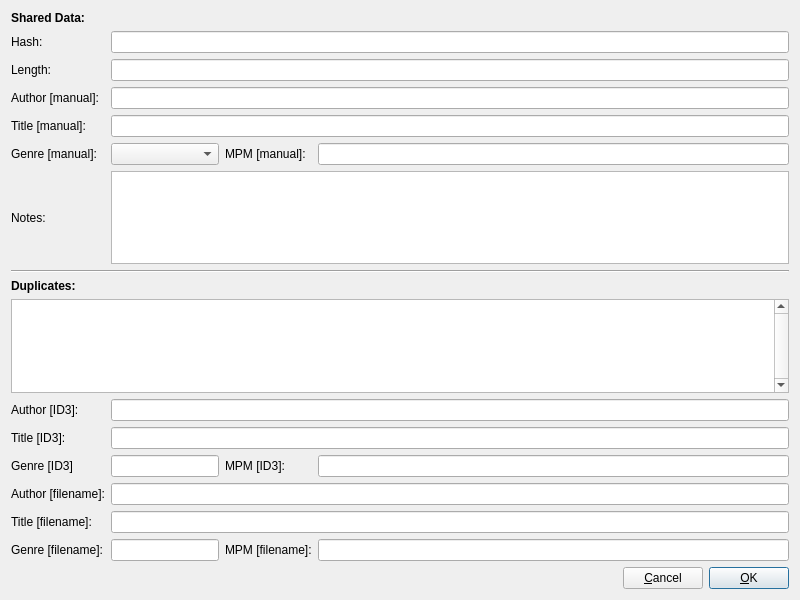
<?xml version="1.0" encoding="UTF-8"?>
<ui version="4.0">
 <class>DlgSongProperties</class>
 <widget class="QDialog" name="DlgSongProperties">
  <property name="geometry">
   <rect>
    <x>0</x>
    <y>0</y>
    <width>800</width>
    <height>600</height>
   </rect>
  </property>
  <property name="windowTitle">
   <string>SkauTan: Song properties</string>
  </property>
  <layout class="QVBoxLayout" name="verticalLayout">
   <item>
    <layout class="QGridLayout" name="gridLayout">
     <item row="1" column="0">
      <widget class="QLabel" name="label_2">
       <property name="text">
        <string>Hash:</string>
       </property>
      </widget>
     </item>
     <item row="1" column="1" colspan="3">
      <widget class="QLineEdit" name="leHash">
       <property name="readOnly">
        <bool>true</bool>
       </property>
      </widget>
     </item>
     <item row="9" column="0" colspan="4">
      <widget class="QLabel" name="label_17">
       <property name="font">
        <font>
         <weight>75</weight>
         <bold>true</bold>
        </font>
       </property>
       <property name="text">
        <string>Duplicates:</string>
       </property>
      </widget>
     </item>
     <item row="10" column="0" colspan="4">
      <widget class="QListWidget" name="lwDuplicates">
       <property name="contextMenuPolicy">
        <enum>Qt::ActionsContextMenu</enum>
       </property>
       <property name="verticalScrollBarPolicy">
        <enum>Qt::ScrollBarAlwaysOn</enum>
       </property>
       <property name="editTriggers">
        <set>QAbstractItemView::NoEditTriggers</set>
       </property>
       <property name="horizontalScrollMode">
        <enum>QAbstractItemView::ScrollPerPixel</enum>
       </property>
      </widget>
     </item>
     <item row="7" column="0">
      <widget class="QLabel" name="label_16">
       <property name="text">
        <string>Notes:</string>
       </property>
      </widget>
     </item>
     <item row="7" column="1" colspan="3">
      <widget class="QPlainTextEdit" name="pteNotes"/>
     </item>
     <item row="4" column="0">
      <widget class="QLabel" name="label_4">
       <property name="text">
        <string>Author [manual]:</string>
       </property>
      </widget>
     </item>
     <item row="4" column="1" colspan="3">
      <widget class="QLineEdit" name="leManualAuthor"/>
     </item>
     <item row="5" column="0">
      <widget class="QLabel" name="label_5">
       <property name="text">
        <string>Title [manual]:</string>
       </property>
      </widget>
     </item>
     <item row="3" column="0">
      <widget class="QLabel" name="label_3">
       <property name="text">
        <string>Length:</string>
       </property>
      </widget>
     </item>
     <item row="3" column="1" colspan="3">
      <widget class="QLineEdit" name="leLength">
       <property name="readOnly">
        <bool>true</bool>
       </property>
      </widget>
     </item>
     <item row="11" column="0">
      <widget class="QLabel" name="label_8">
       <property name="text">
        <string>Author [ID3]:</string>
       </property>
      </widget>
     </item>
     <item row="12" column="1" colspan="3">
      <widget class="QLineEdit" name="leId3Title">
       <property name="readOnly">
        <bool>true</bool>
       </property>
      </widget>
     </item>
     <item row="13" column="2">
      <widget class="QLabel" name="label_7">
       <property name="text">
        <string>MPM [ID3]:</string>
       </property>
      </widget>
     </item>
     <item row="14" column="1" colspan="3">
      <widget class="QLineEdit" name="leFilenameAuthor">
       <property name="readOnly">
        <bool>true</bool>
       </property>
      </widget>
     </item>
     <item row="13" column="1">
      <widget class="QLineEdit" name="leId3Genre">
       <property name="sizePolicy">
        <sizepolicy hsizetype="Preferred" vsizetype="Fixed">
         <horstretch>0</horstretch>
         <verstretch>0</verstretch>
        </sizepolicy>
       </property>
      </widget>
     </item>
     <item row="16" column="2">
      <widget class="QLabel" name="label_14">
       <property name="text">
        <string>MPM [filename]:</string>
       </property>
      </widget>
     </item>
     <item row="16" column="0">
      <widget class="QLabel" name="label_13">
       <property name="text">
        <string>Genre [filename]:</string>
       </property>
      </widget>
     </item>
     <item row="6" column="2">
      <widget class="QLabel" name="label_15">
       <property name="text">
        <string>MPM [manual]:</string>
       </property>
      </widget>
     </item>
     <item row="15" column="1" colspan="3">
      <widget class="QLineEdit" name="leFilenameTitle">
       <property name="readOnly">
        <bool>true</bool>
       </property>
      </widget>
     </item>
     <item row="16" column="3">
      <widget class="QLineEdit" name="leFilenameMeasuresPerMinute">
       <property name="readOnly">
        <bool>true</bool>
       </property>
      </widget>
     </item>
     <item row="6" column="0">
      <widget class="QLabel" name="label_6">
       <property name="text">
        <string>Genre [manual]:</string>
       </property>
      </widget>
     </item>
     <item row="5" column="1" colspan="3">
      <widget class="QLineEdit" name="leManualTitle"/>
     </item>
     <item row="15" column="0">
      <widget class="QLabel" name="label_12">
       <property name="text">
        <string>Title [filename]:</string>
       </property>
      </widget>
     </item>
     <item row="13" column="0">
      <widget class="QLabel" name="label_10">
       <property name="text">
        <string>Genre [ID3]</string>
       </property>
      </widget>
     </item>
     <item row="16" column="1">
      <widget class="QLineEdit" name="leFilenameGenre">
       <property name="sizePolicy">
        <sizepolicy hsizetype="Preferred" vsizetype="Fixed">
         <horstretch>0</horstretch>
         <verstretch>0</verstretch>
        </sizepolicy>
       </property>
      </widget>
     </item>
     <item row="6" column="1">
      <widget class="QComboBox" name="cbManualGenre"/>
     </item>
     <item row="13" column="3">
      <widget class="QLineEdit" name="leId3MeasuresPerMinute">
       <property name="readOnly">
        <bool>true</bool>
       </property>
      </widget>
     </item>
     <item row="6" column="3">
      <widget class="QLineEdit" name="leManualMeasuresPerMinute"/>
     </item>
     <item row="14" column="0">
      <widget class="QLabel" name="label_11">
       <property name="text">
        <string>Author [filename]:</string>
       </property>
      </widget>
     </item>
     <item row="11" column="1" colspan="3">
      <widget class="QLineEdit" name="leId3Author">
       <property name="readOnly">
        <bool>true</bool>
       </property>
      </widget>
     </item>
     <item row="12" column="0">
      <widget class="QLabel" name="label_9">
       <property name="text">
        <string>Title [ID3]:</string>
       </property>
      </widget>
     </item>
     <item row="0" column="0" colspan="4">
      <widget class="QLabel" name="label_18">
       <property name="font">
        <font>
         <weight>75</weight>
         <bold>true</bold>
        </font>
       </property>
       <property name="text">
        <string>Shared Data:</string>
       </property>
      </widget>
     </item>
     <item row="8" column="0" colspan="4">
      <widget class="Line" name="line">
       <property name="orientation">
        <enum>Qt::Horizontal</enum>
       </property>
      </widget>
     </item>
    </layout>
   </item>
   <item>
    <layout class="QHBoxLayout" name="horizontalLayout">
     <item>
      <spacer name="horizontalSpacer">
       <property name="orientation">
        <enum>Qt::Horizontal</enum>
       </property>
       <property name="sizeHint" stdset="0">
        <size>
         <width>40</width>
         <height>20</height>
        </size>
       </property>
      </spacer>
     </item>
     <item>
      <widget class="QPushButton" name="btnCancel">
       <property name="text">
        <string>&amp;Cancel</string>
       </property>
      </widget>
     </item>
     <item>
      <widget class="QPushButton" name="btnOK">
       <property name="text">
        <string>&amp;OK</string>
       </property>
       <property name="default">
        <bool>true</bool>
       </property>
      </widget>
     </item>
    </layout>
   </item>
  </layout>
  <action name="actRemoveFromLibrary">
   <property name="text">
    <string>Remove from library...</string>
   </property>
   <property name="toolTip">
    <string>Removes the song from the library, keeps the disk file</string>
   </property>
   <property name="shortcut">
    <string>Del</string>
   </property>
  </action>
  <action name="actDeleteFromDisk">
   <property name="text">
    <string>Delete from disk...</string>
   </property>
   <property name="toolTip">
    <string>Removes song from library AND deletes the file from the disk</string>
   </property>
  </action>
 </widget>
 <resources/>
 <connections/>
</ui>
